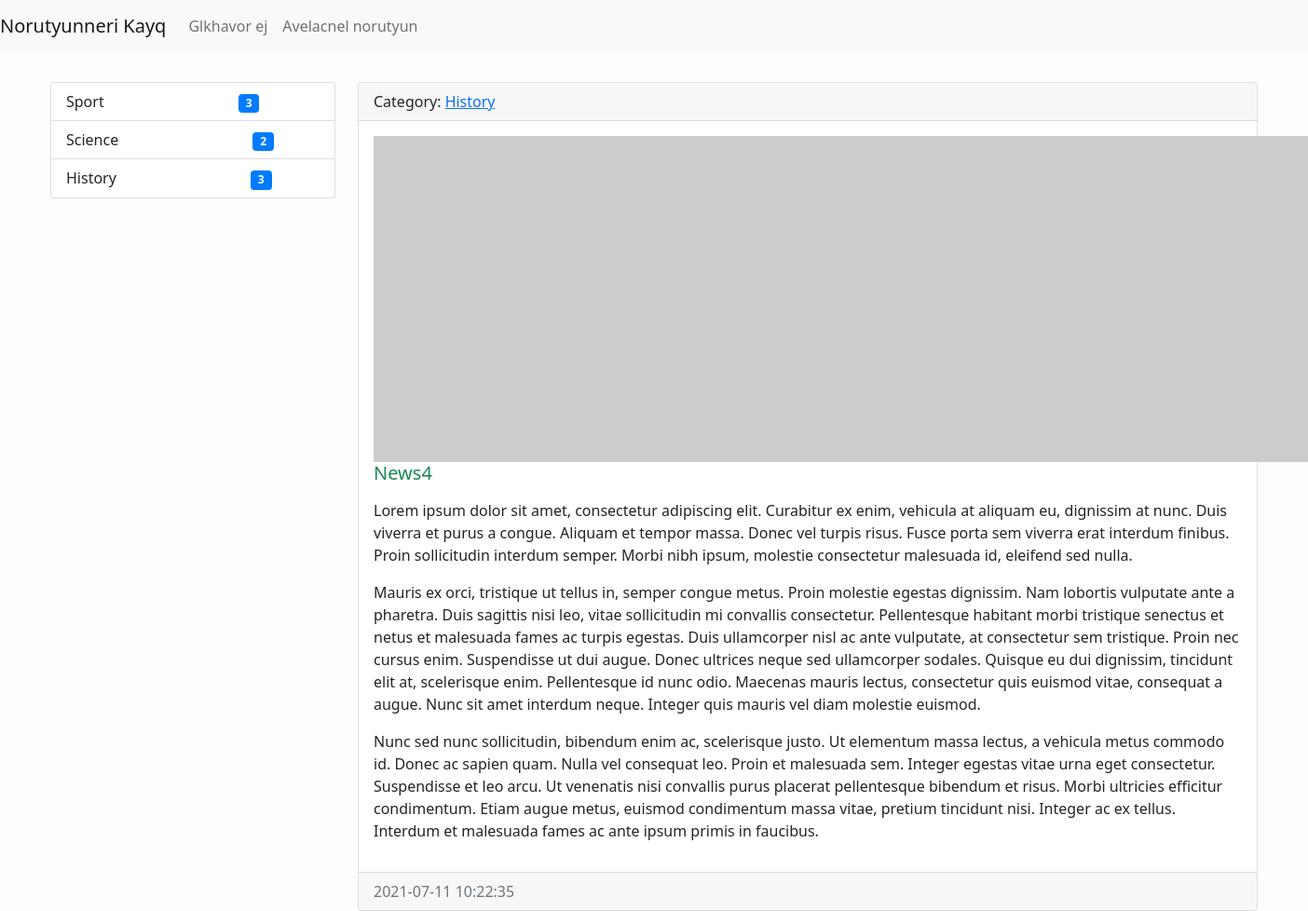
Screenshot of /news/4/ with the database file from the repository.
### news/models.py (models this page shows, shortened)
class Category(models.Model):
    title = models.CharField(max_length=150, db_index=True, verbose_name='CATEGORYI ANUN')
    def get_absolute_url(self):
        return reverse('category', kwargs={"category_id": self.pk})
    def __str__(self):
        return self.title
    class Meta:
        verbose_name = "Category"
        verbose_name_plural = "Categoryner"
        ordering = ['title']

class News(models.Model):
    title = models.CharField(max_length=150, verbose_name="ANUN")
    content = models.TextField(blank=True)
    created_at = models.DateTimeField(auto_now_add=True, verbose_name='STEGHTSVEL E')
    updated_at = models.DateTimeField(auto_now=True, verbose_name='POPOKHVEL E')
    photo = models.ImageField(upload_to='photos/%Y/%m/%d/', blank=True)
    is_published = models.BooleanField(default=True, verbose_name='HRATARAKVEL E')
    category = models.ForeignKey('Category', on_delete=models.PROTECT, related_name='get_news')
    views = models.IntegerField(default=0)
    class Meta:
        verbose_name = "Norutyun"  # entavernagira tsarayum(or` add news-y darav add Norutyun...)
        verbose_name_plural = "Norutyunner"  # sa el hognakii depqum(inchin -s er avelacnum` sa kdarna)
        ordering = ['-created_at']  # ev adminki ev modeli sort. hertakanutyuny kpokhvi

### news/views.py (the view)
# urls.py: path('news/<int:pk>/', ViewNews.as_view(), name='view_news'),
class ViewNews(DetailView):
    model = News
    context_object_name = 'news_item'

### news/templatetags/news_tags.py (called while the page is built)
@register.inclusion_tag('news/list-categories.html')
def show_categories(arg1="hello", arg2="world"):
    categories = Category.objects.annotate(cnt=Count("get_news")).filter(cnt__gt=0)
    return {"categories": categories, "arg1": arg1,  "arg2": arg2}

### news/templates/news/news_detail.html (shortened to what this page needs)
{% extends 'base.html' %}
{% block sidebar %}
    {% include 'inc/_sidebar.html' %}
{% endblock %}
{% block content %}
<div class="card mt-3">
    <div class="card-header">
        Category: <a href="{{ news_item.category.get_absolute_url }}"> {{ news_item.category }} </a>
    </div>
    <div class="card-body">
        {% if item.photo %}
        <img alt="" class="float-left mr-3" src="{{ news_item.photo.url }}" width="350">
        {% else %}
        <img alt="" class="float-left mr-3" src="https://picsum.photos/id/1050/350/235">
        {% endif %}
        <h5 class="card-title {% cycle  'text-success' 'text-danger'%} ">{{ news_item.title }}</h5>
        <p class="card-text">{{ news_item.content|linebreaks }}</p>
    </div>
    <div class="card-footer text-muted">
        {{ news_item.created_at|date:'Y-m-d H:i:s' }}
    </div>
</div>
{% endblock %}

### news/templates/news/list-categories.html (shortened to what this page needs)
<div class="list-group">
    {% for item in categories %}
    <a class="list-group-item list-group-item-action" href="{{ item.get_absolute_url }}">
        {{ item.title }} <span class="badge badge-primary badge-pill"
                               style="background-color: #007bff;color: white;margin-left: 140px;">{{ item.cnt }}</span></a>
    {% endfor %}
</div>

### mysite/static/css/style.css (style rules this page uses)
body { background-color: #fefefe; }

### rows the page displays
Category: title "Sport", cnt "3"
Category: title "Science", cnt "2"
Category: title "History", cnt "3"
News: category "History", title "News4", content "Lorem ipsum dolor sit amet, consectetur adipiscing elit. Curabitur ex enim, vehicula at aliquam eu, dignissim at nunc. Duis viverra et purus a congue. Aliquam et tempor massa. Donec vel turpis risus. Fusce porta sem viverra erat interdum finibus. Proin sollicitudin interdum semper. Morbi nibh ipsum, molestie consectetur malesuada id, eleifend sed nulla. Mauris ex orci, tristique ut tellus in, semper congue metus. Proin molestie egestas dignissim. Nam lobortis vulputate ante a pharetra. Duis sagittis nisi leo, vitae sollicitudin mi convallis consectetur. Pellentesque habitant morbi tristique senectus et netus et malesuada fames ac turpis egestas. Duis ullamcorper nisl ac ante vulputate, at…", created_at "2021-07-11 10:22:35"
